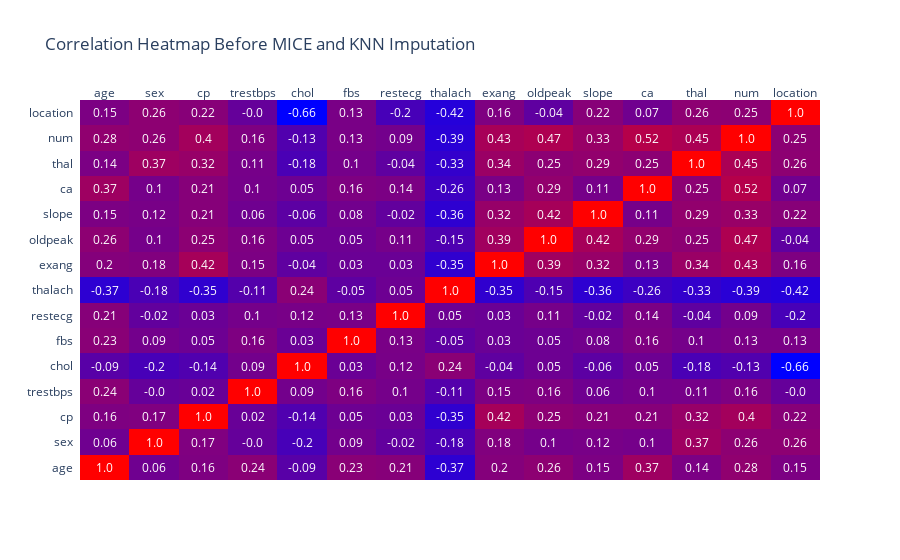

The code cell stored with this chart in its notebook:
### Markdown cell above
#### Correlation and Outliers Analysis

### Code cell
col_names = list(df_no_dup.columns)
corr_matrix = np.round(df_no_dup.corr().values, 2)

fig_heatmap = ff.create_annotated_heatmap(
    z=corr_matrix,
    x=col_names,
    y=col_names,
    colorscale="bluered"
)
fig_heatmap.update_layout(
    title="Correlation Heatmap Before MICE and KNN Imputation",
)
fig_heatmap.show()

### Figure 1 — Plotly figure (JSON) as saved in the notebook; plotly's stock layout.template omitted (floating-point values rounded to 4 significant figures; data arrays with more than 128 entries replaced by an {"elided": "..."} marker saying what was removed)
{"data": [{"colorscale": [[0, "rgb(0,0,255)"], [1, "rgb(255,0,0)"]], "reversescale": false, "showscale": false, "type": "heatmap", "x": ["age", "sex", "cp", "trestbps", "chol", "fbs", "restecg", "thalach", "exang", "oldpeak", "slope", "ca", "thal", "num", "location"], "y": ["age", "sex", "cp", "trestbps", "chol", "fbs", "restecg", "thalach", "exang", "oldpeak", "slope", "ca", "thal", "num", "location"], "z": {"elided": "15x15 float values"}}], "layout": {"annotations": [{"font": {"color": "#FFFFFF"}, "showarrow": false, "text": "1.0", "x": "age", "xref": "x", "y": "age", "yref": "y"}, {"font": {"color": "#FFFFFF"}, "showarrow": false, "text": "0.06", "x": "sex", "xref": "x", "y": "age", "yref": "y"}, {"font": {"color": "#FFFFFF"}, "showarrow": false, "text": "0.16", "x": "cp", "xref": "x", "y": "age", "yref": "y"}, {"font": {"color": "#FFFFFF"}, "showarrow": false, "text": "0.24", "x": "trestbps", "xref": "x", "y": "age", "yref": "y"}, {"font": {"color": "#FFFFFF"}, "showarrow": false, "text": "-0.09", "x": "chol", "xref": "x", "y": "age", "yref": "y"}, {"font": {"color": "#FFFFFF"}, "showarrow": false, "text": "0.23", "x": "fbs", "xref": "x", "y": "age", "yref": "y"}, {"font": {"color": "#FFFFFF"}, "showarrow": false, "text": "0.21", "x": "restecg", "xref": "x", "y": "age", "yref": "y"}, {"font": {"color": "#FFFFFF"}, "showarrow": false, "text": "-0.37", "x": "thalach", "xref": "x", "y": "age", "yref": "y"}, {"font": {"color": "#FFFFFF"}, "showarrow": false, "text": "0.2", "x": "exang", "xref": "x", "y": "age", "yref": "y"}, {"font": {"color": "#FFFFFF"}, "showarrow": false, "text": "0.26", "x": "oldpeak", "xref": "x", "y": "age", "yref": "y"}, {"font": {"color": "#FFFFFF"}, "showarrow": false, "text": "0.15", "x": "slope", "xref": "x", "y": "age", "yref": "y"}, {"font": {"color": "#FFFFFF"}, "showarrow": false, "text": "0.37", "x": "ca", "xref": "x", "y": "age", "yref": "y"}, {"font": {"color": "#FFFFFF"}, "showarrow": false, "text": "0.14", "x": "thal", "xref": "x", "y": "age", "yref": "y"}, {"font": {"color": "#FFFFFF"}, "showarrow": false, "text": "0.28", "x": "num", "xref": "x", "y": "age", "yref": "y"}, {"font": {"color": "#FFFFFF"}, "showarrow": false, "text": "0.15", "x": "location", "xref": "x", "y": "age", "yref": "y"}, {"font": {"color": "#FFFFFF"}, "showarrow": false, "text": "0.06", "x": "age", "xref": "x", "y": "sex", "yref": "y"}, {"font": {"color": "#FFFFFF"}, "showarrow": false, "text": "1.0", "x": "sex", "xref": "x", "y": "sex", "yref": "y"}, {"font": {"color": "#FFFFFF"}, "showarrow": false, "text": "0.17", "x": "cp", "xref": "x", "y": "sex", "yref": "y"}, {"font": {"color": "#FFFFFF"}, "showarrow": false, "text": "-0.0", "x": "trestbps", "xref": "x", "y": "sex", "yref": "y"}, {"font": {"color": "#FFFFFF"}, "showarrow": false, "text": "-0.2", "x": "chol", "xref": "x", "y": "sex", "yref": "y"}, {"font": {"color": "#FFFFFF"}, "showarrow": false, "text": "0.09", "x": "fbs", "xref": "x", "y": "sex", "yref": "y"}, {"font": {"color": "#FFFFFF"}, "showarrow": false, "text": "-0.02", "x": "restecg", "xref": "x", "y": "sex", "yref": "y"}, {"font": {"color": "#FFFFFF"}, "showarrow": false, "text": "-0.18", "x": "thalach", "xref": "x", "y": "sex", "yref": "y"}, {"font": {"color": "#FFFFFF"}, "showarrow": false, "text": "0.18", "x": "exang", "xref": "x", "y": "sex", "yref": "y"}, {"font": {"color": "#FFFFFF"}, "showarrow": false, "text": "0.1", "x": "oldpeak", "xref": "x", "y": "sex", "yref": "y"}, {"font": {"color": "#FFFFFF"}, "showarrow": false, "text": "0.12", "x": "slope", "xref": "x", "y": "sex", "yref": "y"}, {"font": {"color": "#FFFFFF"}, "showarrow": false, "text": "0.1", "x": "ca", "xref": "x", "y": "sex", "yref": "y"}, {"font": {"color": "#FFFFFF"}, "showarrow": false, "text": "0.37", "x": "thal", "xref": "x", "y": "sex", "yref": "y"}, {"font": {"color": "#FFFFFF"}, "showarrow": false, "text": "0.26", "x": "num", "xref": "x", "y": "sex", "yref": "y"}, {"font": {"color": "#FFFFFF"}, "showarrow": false, "text": "0.26", "x": "location", "xref": "x", "y": "sex", "yref": "y"}, {"font": {"color": "#FFFFFF"}, "showarrow": false, "text": "0.16", "x": "age", "xref": "x", "y": "cp", "yref": "y"}, {"font": {"color": "#FFFFFF"}, "showarrow": false, "text": "0.17", "x": "sex", "xref": "x", "y": "cp", "yref": "y"}, {"font": {"color": "#FFFFFF"}, "showarrow": false, "text": "1.0", "x": "cp", "xref": "x", "y": "cp", "yref": "y"}, {"font": {"color": "#FFFFFF"}, "showarrow": false, "text": "0.02", "x": "trestbps", "xref": "x", "y": "cp", "yref": "y"}, {"font": {"color": "#FFFFFF"}, "showarrow": false, "text": "-0.14", "x": "chol", "xref": "x", "y": "cp", "yref": "y"}, {"font": {"color": "#FFFFFF"}, "showarrow": false, "text": "0.05", "x": "fbs", "xref": "x", "y": "cp", "yref": "y"}, {"font": {"color": "#FFFFFF"}, "showarrow": false, "text": "0.03", "x": "restecg", "xref": "x", "y": "cp", "yref": "y"}, {"font": {"color": "#FFFFFF"}, "showarrow": false, "text": "-0.35", "x": "thalach", "xref": "x", "y": "cp", "yref": "y"}, {"font": {"color": "#FFFFFF"}, "showarrow": false, "text": "0.42", "x": "exang", "xref": "x", "y": "cp", "yref": "y"}, {"font": {"color": "#FFFFFF"}, "showarrow": false, "text": "0.25", "x": "oldpeak", "xref": "x", "y": "cp", "yref": "y"}, {"font": {"color": "#FFFFFF"}, "showarrow": false, "text": "0.21", "x": "slope", "xref": "x", "y": "cp", "yref": "y"}, {"font": {"color": "#FFFFFF"}, "showarrow": false, "text": "0.21", "x": "ca", "xref": "x", "y": "cp", "yref": "y"}, {"font": {"color": "#FFFFFF"}, "showarrow": false, "text": "0.32", "x": "thal", "xref": "x", "y": "cp", "yref": "y"}, {"font": {"color": "#FFFFFF"}, "showarrow": false, "text": "0.4", "x": "num", "xref": "x", "y": "cp", "yref": "y"}, {"font": {"color": "#FFFFFF"}, "showarrow": false, "text": "0.22", "x": "location", "xref": "x", "y": "cp", "yref": "y"}, {"font": {"color": "#FFFFFF"}, "showarrow": false, "text": "0.24", "x": "age", "xref": "x", "y": "trestbps", "yref": "y"}, {"font": {"color": "#FFFFFF"}, "showarrow": false, "text": "-0.0", "x": "sex", "xref": "x", "y": "trestbps", "yref": "y"}, {"font": {"color": "#FFFFFF"}, "showarrow": false, "text": "0.02", "x": "cp", "xref": "x", "y": "trestbps", "yref": "y"}, {"font": {"color": "#FFFFFF"}, "showarrow": false, "text": "1.0", "x": "trestbps", "xref": "x", "y": "trestbps", "yref": "y"}, {"font": {"color": "#FFFFFF"}, "showarrow": false, "text": "0.09", "x": "chol", "xref": "x", "y": "trestbps", "yref": "y"}, {"font": {"color": "#FFFFFF"}, "showarrow": false, "text": "0.16", "x": "fbs", "xref": "x", "y": "trestbps", "yref": "y"}, {"font": {"color": "#FFFFFF"}, "showarrow": false, "text": "0.1", "x": "restecg", "xref": "x", "y": "trestbps", "yref": "y"}, {"font": {"color": "#FFFFFF"}, "showarrow": false, "text": "-0.11", "x": "thalach", "xref": "x", "y": "trestbps", "yref": "y"}, {"font": {"color": "#FFFFFF"}, "showarrow": false, "text": "0.15", "x": "exang", "xref": "x", "y": "trestbps", "yref": "y"}, {"font": {"color": "#FFFFFF"}, "showarrow": false, "text": "0.16", "x": "oldpeak", "xref": "x", "y": "trestbps", "yref": "y"}, {"font": {"color": "#FFFFFF"}, "showarrow": false, "text": "0.06", "x": "slope", "xref": "x", "y": "trestbps", "yref": "y"}, {"font": {"color": "#FFFFFF"}, "showarrow": false, "text": "0.1", "x": "ca", "xref": "x", "y": "trestbps", "yref": "y"}, {"font": {"color": "#FFFFFF"}, "showarrow": false, "text": "0.11", "x": "thal", "xref": "x", "y": "trestbps", "yref": "y"}, {"font": {"color": "#FFFFFF"}, "showarrow": false, "text": "0.16", "x": "num", "xref": "x", "y": "trestbps", "yref": "y"}, {"font": {"color": "#FFFFFF"}, "showarrow": false, "text": "-0.0", "x": "location", "xref": "x", "y": "trestbps", "yref": "y"}, {"font": {"color": "#FFFFFF"}, "showarrow": false, "text": "-0.09", "x": "age", "xref": "x", "y": "chol", "yref": "y"}, {"font": {"color": "#FFFFFF"}, "showarrow": false, "text": "-0.2", "x": "sex", "xref": "x", "y": "chol", "yref": "y"}, {"font": {"color": "#FFFFFF"}, "showarrow": false, "text": "-0.14", "x": "cp", "xref": "x", "y": "chol", "yref": "y"}, {"font": {"color": "#FFFFFF"}, "showarrow": false, "text": "0.09", "x": "trestbps", "xref": "x", "y": "chol", "yref": "y"}, {"font": {"color": "#FFFFFF"}, "showarrow": false, "text": "1.0", "x": "chol", "xref": "x", "y": "chol", "yref": "y"}, {"font": {"color": "#FFFFFF"}, "showarrow": false, "text": "0.03", "x": "fbs", "xref": "x", "y": "chol", "yref": "y"}, {"font": {"color": "#FFFFFF"}, "showarrow": false, "text": "0.12", "x": "restecg", "xref": "x", "y": "chol", "yref": "y"}, {"font": {"color": "#FFFFFF"}, "showarrow": false, "text": "0.24", "x": "thalach", "xref": "x", "y": "chol", "yref": "y"}, {"font": {"color": "#FFFFFF"}, "showarrow": false, "text": "-0.04", "x": "exang", "xref": "x", "y": "chol", "yref": "y"}, {"font": {"color": "#FFFFFF"}, "showarrow": false, "text": "0.05", "x": "oldpeak", "xref": "x", "y": "chol", "yref": "y"}, {"font": {"color": "#FFFFFF"}, "showarrow": false, "text": "-0.06", "x": "slope", "xref": "x", "y": "chol", "yref": "y"}, {"font": {"color": "#FFFFFF"}, "showarrow": false, "text": "0.05", "x": "ca", "xref": "x", "y": "chol", "yref": "y"}, {"font": {"color": "#FFFFFF"}, "showarrow": false, "text": "-0.18", "x": "thal", "xref": "x", "y": "chol", "yref": "y"}, {"font": {"color": "#FFFFFF"}, "showarrow": false, "text": "-0.13", "x": "num", "xref": "x", "y": "chol", "yref": "y"}, {"font": {"color": "#FFFFFF"}, "showarrow": false, "text": "-0.66", "x": "location", "xref": "x", "y": "chol", "yref": "y"}, {"font": {"color": "#FFFFFF"}, "showarrow": false, "text": "0.23", "x": "age", "xref": "x", "y": "fbs", "yref": "y"}, {"font": {"color": "#FFFFFF"}, "showarrow": false, "text": "0.09", "x": "sex", "xref": "x", "y": "fbs", "yref": "y"}, {"font": {"color": "#FFFFFF"}, "showarrow": false, "text": "0.05", "x": "cp", "xref": "x", "y": "fbs", "yref": "y"}, {"font": {"color": "#FFFFFF"}, "showarrow": false, "text": "0.16", "x": "trestbps", "xref": "x", "y": "fbs", "yref": "y"}, {"font": {"color": "#FFFFFF"}, "showarrow": false, "text": "0.03", "x": "chol", "xref": "x", "y": "fbs", "yref": "y"}, {"font": {"color": "#FFFFFF"}, "showarrow": false, "text": "1.0", "x": "fbs", "xref": "x", "y": "fbs", "yref": "y"}, {"font": {"color": "#FFFFFF"}, "showarrow": false, "text": "0.13", "x": "restecg", "xref": "x", "y": "fbs", "yref": "y"}, {"font": {"color": "#FFFFFF"}, "showarrow": false, "text": "-0.05", "x": "thalach", "xref": "x", "y": "fbs", "yref": "y"}, {"font": {"color": "#FFFFFF"}, "showarrow": false, "text": "0.03", "x": "exang", "xref": "x", "y": "fbs", "yref": "y"}, {"font": {"color": "#FFFFFF"}, "showarrow": false, "text": "0.05", "x": "oldpeak", "xref": "x", "y": "fbs", "yref": "y"}, {"font": {"color": "#FFFFFF"}, "showarrow": false, "text": "0.08", "x": "slope", "xref": "x", "y": "fbs", "yref": "y"}, {"font": {"color": "#FFFFFF"}, "showarrow": false, "text": "0.16", "x": "ca", "xref": "x", "y": "fbs", "yref": "y"}, {"font": {"color": "#FFFFFF"}, "showarrow": false, "text": "0.1", "x": "thal", "xref": "x", "y": "fbs", "yref": "y"}, {"font": {"color": "#FFFFFF"}, "showarrow": false, "text": "0.13", "x": "num", "xref": "x", "y": "fbs", "yref": "y"}, {"font": {"color": "#FFFFFF"}, "showarrow": false, "text": "0.13", "x": "location", "xref": "x", "y": "fbs", "yref": "y"}, {"font": {"color": "#FFFFFF"}, "showarrow": false, "text": "0.21", "x": "age", "xref": "x", "y": "restecg", "yref": "y"}, {"font": {"color": "#FFFFFF"}, "showarrow": false, "text": "-0.02", "x": "sex", "xref": "x", "y": "restecg", "yref": "y"}, {"font": {"color": "#FFFFFF"}, "showarrow": false, "text": "0.03", "x": "cp", "xref": "x", "y": "restecg", "yref": "y"}, {"font": {"color": "#FFFFFF"}, "showarrow": false, "text": "0.1", "x": "trestbps", "xref": "x", "y": "restecg", "yref": "y"}, {"font": {"color": "#FFFFFF"}, "showarrow": false, "text": "0.12", "x": "chol", "xref": "x", "y": "restecg", "yref": "y"}, {"font": {"color": "#FFFFFF"}, "showarrow": false, "text": "0.13", "x": "fbs", "xref": "x", "y": "restecg", "yref": "y"}, {"font": {"color": "#FFFFFF"}, "showarrow": false, "text": "1.0", "x": "restecg", "xref": "x", "y": "restecg", "yref": "y"}, {"font": {"color": "#FFFFFF"}, "showarrow": false, "text": "0.05", "x": "thalach", "xref": "x", "y": "restecg", "yref": "y"}, {"font": {"color": "#FFFFFF"}, "showarrow": false, "text": "0.03", "x": "exang", "xref": "x", "y": "restecg", "yref": "y"}, {"font": {"color": "#FFFFFF"}, "showarrow": false, "text": "0.11", "x": "oldpeak", "xref": "x", "y": "restecg", "yref": "y"}, {"font": {"color": "#FFFFFF"}, "showarrow": false, "text": "-0.02", "x": "slope", "xref": "x", "y": "restecg", "yref": "y"}, {"font": {"color": "#FFFFFF"}, "showarrow": false, "text": "0.14", "x": "ca", "xref": "x", "y": "restecg", "yref": "y"}, {"font": {"color": "#FFFFFF"}, "showarrow": false, "text": "-0.04", "x": "thal", "xref": "x", "y": "restecg", "yref": "y"}, {"font": {"color": "#FFFFFF"}, "showarrow": false, "text": "0.09", "x": "num", "xref": "x", "y": "restecg", "yref": "y"}, {"font": {"color": "#FFFFFF"}, "showarrow": false, "text": "-0.2", "x": "location", "xref": "x", "y": "restecg", "yref": "y"}, {"font": {"color": "#FFFFFF"}, "showarrow": false, "text": "-0.37", "x": "age", "xref": "x", "y": "thalach", "yref": "y"}, {"font": {"color": "#FFFFFF"}, "showarrow": false, "text": "-0.18", "x": "sex", "xref": "x", "y": "thalach", "yref": "y"}, {"font": {"color": "#FFFFFF"}, "showarrow": false, "text": "-0.35", "x": "cp", "xref": "x", "y": "thalach", "yref": "y"}, {"font": {"color": "#FFFFFF"}, "showarrow": false, "text": "-0.11", "x": "trestbps", "xref": "x", "y": "thalach", "yref": "y"}, {"font": {"color": "#FFFFFF"}, "showarrow": false, "text": "0.24", "x": "chol", "xref": "x", "y": "thalach", "yref": "y"}, {"font": {"color": "#FFFFFF"}, "showarrow": false, "text": "-0.05", "x": "fbs", "xref": "x", "y": "thalach", "yref": "y"}, {"font": {"color": "#FFFFFF"}, "showarrow": false, "text": "0.05", "x": "restecg", "xref": "x", "y": "thalach", "yref": "y"}, {"font": {"color": "#FFFFFF"}, "showarrow": false, "text": "1.0", "x": "thalach", "xref": "x", "y": "thalach", "yref": "y"}, {"font": {"color": "#FFFFFF"}, "showarrow": false, "text": "-0.35", "x": "exang", "xref": "x", "y": "thalach", "yref": "y"}, {"font": {"color": "#FFFFFF"}, "showarrow": false, "text": "-0.15", "x": "oldpeak", "xref": "x", "y": "thalach", "yref": "y"}, {"font": {"color": "#FFFFFF"}, "showarrow": false, "text": "-0.36", "x": "slope", "xref": "x", "y": "thalach", "yref": "y"}, {"font": {"color": "#FFFFFF"}, "showarrow": false, "text": "-0.26", "x": "ca", "xref": "x", "y": "thalach", "yref": "y"}, {"font": {"color": "#FFFFFF"}, "showarrow": false, "text": "-0.33", "x": "thal", "xref": "x", "y": "thalach", "yref": "y"}, {"font": {"color": "#FFFFFF"}, "showarrow": false, "text": "-0.39", "x": "num", "xref": "x", "y": "thalach", "yref": "y"}, {"font": {"color": "#FFFFFF"}, "showarrow": false, "text": "-0.42", "x": "location", "xref": "x", "y": "thalach", "yref": "y"}, {"font": {"color": "#FFFFFF"}, "showarrow": false, "text": "0.2", "x": "age", "xref": "x", "y": "exang", "yref": "y"}, {"font": {"color": "#FFFFFF"}, "showarrow": false, "text": "0.18", "x": "sex", "xref": "x", "y": "exang", "yref": "y"}, {"font": {"color": "#FFFFFF"}, "showarrow": false, "text": "0.42", "x": "cp", "xref": "x", "y": "exang", "yref": "y"}, {"font": {"color": "#FFFFFF"}, "showarrow": false, "text": "0.15", "x": "trestbps", "xref": "x", "y": "exang", "yref": "y"}, {"font": {"color": "#FFFFFF"}, "showarrow": false, "text": "-0.04", "x": "chol", "xref": "x", "y": "exang", "yref": "y"}, {"font": {"color": "#FFFFFF"}, "showarrow": false, "text": "0.03", "x": "fbs", "xref": "x", "y": "exang", "yref": "y"}, {"font": {"color": "#FFFFFF"}, "showarrow": false, "text": "0.03", "x": "restecg", "xref": "x", "y": "exang", "yref": "y"}, {"font": {"color": "#FFFFFF"}, "showarrow": false, "text": "-0.35", "x": "thalach", "xref": "x", "y": "exang", "yref": "y"}, {"font": {"color": "#FFFFFF"}, "showarrow": false, "text": "1.0", "x": "exang", "xref": "x", "y": "exang", "yref": "y"}, {"font": {"color": "#FFFFFF"}, "showarrow": false, "text": "0.39", "x": "oldpeak", "xref": "x", "y": "exang", "yref": "y"}, {"font": {"color": "#FFFFFF"}, "showarrow": false, "text": "0.32", "x": "slope", "xref": "x", "y": "exang", "yref": "y"}, {"font": {"color": "#FFFFFF"}, "showarrow": false, "text": "0.13", "x": "ca", "xref": "x", "y": "exang", "yref": "y"}, {"font": {"color": "#FFFFFF"}, "showarrow": false, "text": "0.34", "x": "thal", "xref": "x", "y": "exang", "yref": "y"}, {"font": {"color": "#FFFFFF"}, "showarrow": false, "text": "0.43", "x": "num", "xref": "x", "y": "exang", "yref": "y"}, {"font": {"color": "#FFFFFF"}, "showarrow": false, "text": "0.16", "x": "location", "xref": "x", "y": "exang", "yref": "y"}, {"font": {"color": "#FFFFFF"}, "showarrow": false, "text": "0.26", "x": "age", "xref": "x", "y": "oldpeak", "yref": "y"}, {"font": {"color": "#FFFFFF"}, "showarrow": false, "text": "0.1", "x": "sex", "xref": "x", "y": "oldpeak", "yref": "y"}, {"font": {"color": "#FFFFFF"}, "showarrow": false, "text": "0.25", "x": "cp", "xref": "x", "y": "oldpeak", "yref": "y"}, {"font": {"color": "#FFFFFF"}, "showarrow": false, "text": "0.16", "x": "trestbps", "xref": "x", "y": "oldpeak", "yref": "y"}, {"font": {"color": "#FFFFFF"}, "showarrow": false, "text": "0.05", "x": "chol", "xref": "x", "y": "oldpeak", "yref": "y"}, {"font": {"color": "#FFFFFF"}, "showarrow": false, "text": "0.05", "x": "fbs", "xref": "x", "y": "oldpeak", "yref": "y"}, {"font": {"color": "#FFFFFF"}, "showarrow": false, "text": "0.11", "x": "restecg", "xref": "x", "y": "oldpeak", "yref": "y"}, {"font": {"color": "#FFFFFF"}, "showarrow": false, "text": "-0.15", "x": "thalach", "xref": "x", "y": "oldpeak", "yref": "y"}, {"font": {"color": "#FFFFFF"}, "showarrow": false, "text": "0.39", "x": "exang", "xref": "x", "y": "oldpeak", "yref": "y"}, {"font": {"color": "#FFFFFF"}, "showarrow": false, "text": "1.0", "x": "oldpeak", "xref": "x", "y": "oldpeak", "yref": "y"}, {"font": {"color": "#FFFFFF"}, "showarrow": false, "text": "0.42", "x": "slope", "xref": "x", "y": "oldpeak", "yref": "y"}, {"font": {"color": "#FFFFFF"}, "showarrow": false, "text": "0.29", "x": "ca", "xref": "x", "y": "oldpeak", "yref": "y"}, {"font": {"color": "#FFFFFF"}, "showarrow": false, "text": "0.25", "x": "thal", "xref": "x", "y": "oldpeak", "yref": "y"}, {"font": {"color": "#FFFFFF"}, "showarrow": false, "text": "0.47", "x": "num", "xref": "x", "y": "oldpeak", "yref": "y"}, {"font": {"color": "#FFFFFF"}, "showarrow": false, "text": "-0.04", "x": "location", "xref": "x", "y": "oldpeak", "yref": "y"}, {"font": {"color": "#FFFFFF"}, "showarrow": false, "text": "0.15", "x": "age", "xref": "x", "y": "slope", "yref": "y"}, {"font": {"color": "#FFFFFF"}, "showarrow": false, "text": "0.12", "x": "sex", "xref": "x", "y": "slope", "yref": "y"}, {"font": {"color": "#FFFFFF"}, "showarrow": false, "text": "0.21", "x": "cp", "xref": "x", "y": "slope", "yref": "y"}, {"font": {"color": "#FFFFFF"}, "showarrow": false, "text": "0.06", "x": "trestbps", "xref": "x", "y": "slope", "yref": "y"}, {"font": {"color": "#FFFFFF"}, "showarrow": false, "text": "-0.06", "x": "chol", "xref": "x", "y": "slope", "yref": "y"}, {"font": {"color": "#FFFFFF"}, "showarrow": false, "text": "0.08", "x": "fbs", "xref": "x", "y": "slope", "yref": "y"}, {"font": {"color": "#FFFFFF"}, "showarrow": false, "text": "-0.02", "x": "restecg", "xref": "x", "y": "slope", "yref": "y"}, {"font": {"color": "#FFFFFF"}, "showarrow": false, "text": "-0.36", "x": "thalach", "xref": "x", "y": "slope", "yref": "y"}, {"font": {"color": "#FFFFFF"}, "showarrow": false, "text": "0.32", "x": "exang", "xref": "x", "y": "slope", "yref": "y"}, {"font": {"color": "#FFFFFF"}, "showarrow": false, "text": "0.42", "x": "oldpeak", "xref": "x", "y": "slope", "yref": "y"}, {"font": {"color": "#FFFFFF"}, "showarrow": false, "text": "1.0", "x": "slope", "xref": "x", "y": "slope", "yref": "y"}, {"font": {"color": "#FFFFFF"}, "showarrow": false, "text": "0.11", "x": "ca", "xref": "x", "y": "slope", "yref": "y"}, {"font": {"color": "#FFFFFF"}, "showarrow": false, "text": "0.29", "x": "thal", "xref": "x", "y": "slope", "yref": "y"}, {"font": {"color": "#FFFFFF"}, "showarrow": false, "text": "0.33", "x": "num", "xref": "x", "y": "slope", "yref": "y"}, {"font": {"color": "#FFFFFF"}, "showarrow": false, "text": "0.22", "x": "location", "xref": "x", "y": "slope", "yref": "y"}, {"font": {"color": "#FFFFFF"}, "showarrow": false, "text": "0.37", "x": "age", "xref": "x", "y": "ca", "yref": "y"}, {"font": {"color": "#FFFFFF"}, "showarrow": false, "text": "0.1", "x": "sex", "xref": "x", "y": "ca", "yref": "y"}, {"font": {"color": "#FFFFFF"}, "showarrow": false, "text": "0.21", "x": "cp", "xref": "x", "y": "ca", "yref": "y"}, {"font": {"color": "#FFFFFF"}, "showarrow": false, "text": "0.1", "x": "trestbps", "xref": "x", "y": "ca", "yref": "y"}, {"font": {"color": "#FFFFFF"}, "showarrow": false, "text": "0.05", "x": "chol", "xref": "x", "y": "ca", "yref": "y"}, {"font": {"color": "#FFFFFF"}, "showarrow": false, "text": "0.16", "x": "fbs", "xref": "x", "y": "ca", "yref": "y"}, {"font": {"color": "#FFFFFF"}, "showarrow": false, "text": "0.14", "x": "restecg", "xref": "x", "y": "ca", "yref": "y"}, {"font": {"color": "#FFFFFF"}, "showarrow": false, "text": "-0.26", "x": "thalach", "xref": "x", "y": "ca", "yref": "y"}, {"font": {"color": "#FFFFFF"}, "showarrow": false, "text": "0.13", "x": "exang", "xref": "x", "y": "ca", "yref": "y"}, {"font": {"color": "#FFFFFF"}, "showarrow": false, "text": "0.29", "x": "oldpeak", "xref": "x", "y": "ca", "yref": "y"}, {"font": {"color": "#FFFFFF"}, "showarrow": false, "text": "0.11", "x": "slope", "xref": "x", "y": "ca", "yref": "y"}, {"font": {"color": "#FFFFFF"}, "showarrow": false, "text": "1.0", "x": "ca", "xref": "x", "y": "ca", "yref": "y"}, {"font": {"color": "#FFFFFF"}, "showarrow": false, "text": "0.25", "x": "thal", "xref": "x", "y": "ca", "yref": "y"}, {"font": {"color": "#FFFFFF"}, "showarrow": false, "text": "0.52", "x": "num", "xref": "x", "y": "ca", "yref": "y"}, {"font": {"color": "#FFFFFF"}, "showarrow": false, "text": "0.07", "x": "location", "xref": "x", "y": "ca", "yref": "y"}, {"font": {"color": "#FFFFFF"}, "showarrow": false, "text": "0.14", "x": "age", "xref": "x", "y": "thal", "yref": "y"}, {"font": {"color": "#FFFFFF"}, "showarrow": false, "text": "0.37", "x": "sex", "xref": "x", "y": "thal", "yref": "y"}, {"font": {"color": "#FFFFFF"}, "showarrow": false, "text": "0.32", "x": "cp", "xref": "x", "y": "thal", "yref": "y"}, {"font": {"color": "#FFFFFF"}, "showarrow": false, "text": "0.11", "x": "trestbps", "xref": "x", "y": "thal", "yref": "y"}, {"font": {"color": "#FFFFFF"}, "showarrow": false, "text": "-0.18", "x": "chol", "xref": "x", "y": "thal", "yref": "y"}, {"font": {"color": "#FFFFFF"}, "showarrow": false, "text": "0.1", "x": "fbs", "xref": "x", "y": "thal", "yref": "y"}, {"font": {"color": "#FFFFFF"}, "showarrow": false, "text": "-0.04", "x": "restecg", "xref": "x", "y": "thal", "yref": "y"}, {"font": {"color": "#FFFFFF"}, "showarrow": false, "text": "-0.33", "x": "thalach", "xref": "x", "y": "thal", "yref": "y"}, {"font": {"color": "#FFFFFF"}, "showarrow": false, "text": "0.34", "x": "exang", "xref": "x", "y": "thal", "yref": "y"}, {"font": {"color": "#FFFFFF"}, "showarrow": false, "text": "0.25", "x": "oldpeak", "xref": "x", "y": "thal", "yref": "y"}, {"font": {"color": "#FFFFFF"}, "showarrow": false, "text": "0.29", "x": "slope", "xref": "x", "y": "thal", "yref": "y"}, {"font": {"color": "#FFFFFF"}, "showarrow": false, "text": "0.25", "x": "ca", "xref": "x", "y": "thal", "yref": "y"}, {"font": {"color": "#FFFFFF"}, "showarrow": false, "text": "1.0", "x": "thal", "xref": "x", "y": "thal", "yref": "y"}, {"font": {"color": "#FFFFFF"}, "showarrow": false, "text": "0.45", "x": "num", "xref": "x", "y": "thal", "yref": "y"}, {"font": {"color": "#FFFFFF"}, "showarrow": false, "text": "0.26", "x": "location", "xref": "x", "y": "thal", "yref": "y"}, {"font": {"color": "#FFFFFF"}, "showarrow": false, "text": "0.28", "x": "age", "xref": "x", "y": "num", "yref": "y"}, {"font": {"color": "#FFFFFF"}, "showarrow": false, "text": "0.26", "x": "sex", "xref": "x", "y": "num", "yref": "y"}, {"font": {"color": "#FFFFFF"}, "showarrow": false, "text": "0.4", "x": "cp", "xref": "x", "y": "num", "yref": "y"}, {"font": {"color": "#FFFFFF"}, "showarrow": false, "text": "0.16", "x": "trestbps", "xref": "x", "y": "num", "yref": "y"}, {"font": {"color": "#FFFFFF"}, "showarrow": false, "text": "-0.13", "x": "chol", "xref": "x", "y": "num", "yref": "y"}, {"font": {"color": "#FFFFFF"}, "showarrow": false, "text": "0.13", "x": "fbs", "xref": "x", "y": "num", "yref": "y"}, {"font": {"color": "#FFFFFF"}, "showarrow": false, "text": "0.09", "x": "restecg", "xref": "x", "y": "num", "yref": "y"}, {"font": {"color": "#FFFFFF"}, "showarrow": false, "text": "-0.39", "x": "thalach", "xref": "x", "y": "num", "yref": "y"}, {"font": {"color": "#FFFFFF"}, "showarrow": false, "text": "0.43", "x": "exang", "xref": "x", "y": "num", "yref": "y"}, {"font": {"color": "#FFFFFF"}, "showarrow": false, "text": "0.47", "x": "oldpeak", "xref": "x", "y": "num", "yref": "y"}, {"font": {"color": "#FFFFFF"}, "showarrow": false, "text": "0.33", "x": "slope", "xref": "x", "y": "num", "yref": "y"}, {"font": {"color": "#FFFFFF"}, "showarrow": false, "text": "0.52", "x": "ca", "xref": "x", "y": "num", "yref": "y"}, {"font": {"color": "#FFFFFF"}, "showarrow": false, "text": "0.45", "x": "thal", "xref": "x", "y": "num", "yref": "y"}, {"font": {"color": "#FFFFFF"}, "showarrow": false, "text": "1.0", "x": "num", "xref": "x", "y": "num", "yref": "y"}, {"font": {"color": "#FFFFFF"}, "showarrow": false, "text": "0.25", "x": "location", "xref": "x", "y": "num", "yref": "y"}, {"font": {"color": "#FFFFFF"}, "showarrow": false, "text": "0.15", "x": "age", "xref": "x", "y": "location", "yref": "y"}, {"font": {"color": "#FFFFFF"}, "showarrow": false, "text": "0.26", "x": "sex", "xref": "x", "y": "location", "yref": "y"}, {"font": {"color": "#FFFFFF"}, "showarrow": false, "text": "0.22", "x": "cp", "xref": "x", "y": "location", "yref": "y"}, {"font": {"color": "#FFFFFF"}, "showarrow": false, "text": "-0.0", "x": "trestbps", "xref": "x", "y": "location", "yref": "y"}, {"font": {"color": "#FFFFFF"}, "showarrow": false, "text": "-0.66", "x": "chol", "xref": "x", "y": "location", "yref": "y"}, {"font": {"color": "#FFFFFF"}, "showarrow": false, "text": "0.13", "x": "fbs", "xref": "x", "y": "location", "yref": "y"}, {"font": {"color": "#FFFFFF"}, "showarrow": false, "text": "-0.2", "x": "restecg", "xref": "x", "y": "location", "yref": "y"}, {"font": {"color": "#FFFFFF"}, "showarrow": false, "text": "-0.42", "x": "thalach", "xref": "x", "y": "location", "yref": "y"}, {"font": {"color": "#FFFFFF"}, "showarrow": false, "text": "0.16", "x": "exang", "xref": "x", "y": "location", "yref": "y"}, {"font": {"color": "#FFFFFF"}, "showarrow": false, "text": "-0.04", "x": "oldpeak", "xref": "x", "y": "location", "yref": "y"}, {"font": {"color": "#FFFFFF"}, "showarrow": false, "text": "0.22", "x": "slope", "xref": "x", "y": "location", "yref": "y"}, {"font": {"color": "#FFFFFF"}, "showarrow": false, "text": "0.07", "x": "ca", "xref": "x", "y": "location", "yref": "y"}, {"font": {"color": "#FFFFFF"}, "showarrow": false, "text": "0.26", "x": "thal", "xref": "x", "y": "location", "yref": "y"}, {"font": {"color": "#FFFFFF"}, "showarrow": false, "text": "0.25", "x": "num", "xref": "x", "y": "location", "yref": "y"}, {"font": {"color": "#FFFFFF"}, "showarrow": false, "text": "1.0", "x": "location", "xref": "x", "y": "location", "yref": "y"}], "title": {"text": "Correlation Heatmap Before MICE and KNN Imputation"}, "xaxis": {"dtick": 1, "gridcolor": "rgb(0, 0, 0)", "side": "top", "ticks": ""}, "yaxis": {"dtick": 1, "ticks": "", "ticksuffix": "  "}}}
